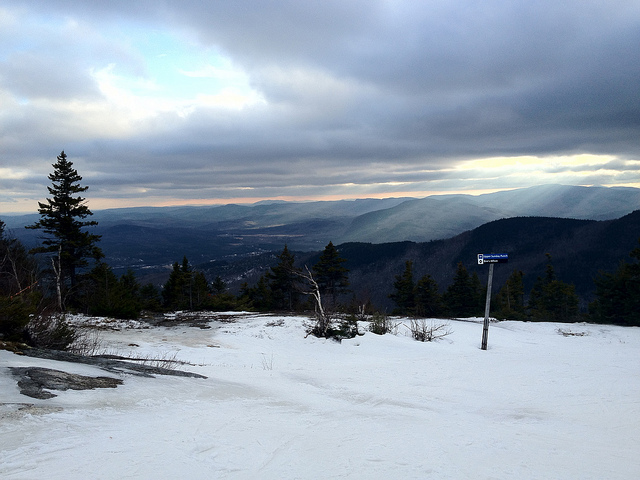
%> input picture TestImage.jpg, 640 x 480 px
$ octave grayscaleHistogram.m   (GNU Octave 9; MATLAB toolbox functions it lacks are replaced by stand-ins)
%> lines starting %> are read from the running program, lines starting %| are printed output that depends on the picture
%Histogram Equalization
img = imread("TestImage.jpg");
%> img is the input picture: size 480x640x3 uint8; mean R, G, B 138.2, 150.8, 165
gray_img = rgb2gray(img);
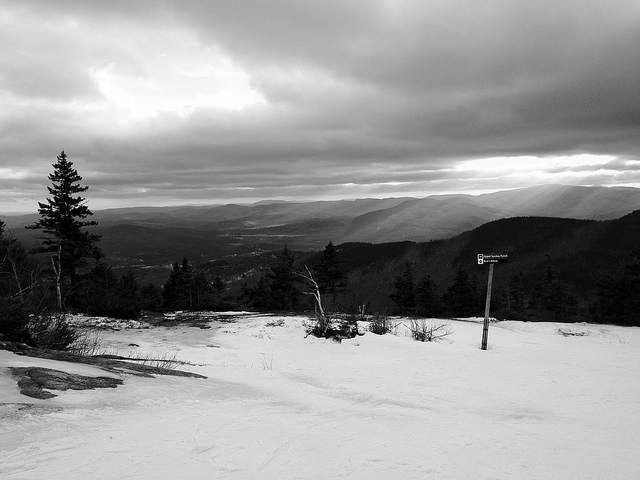
%> gray_img: size 480x640 uint8; min 0, max 255, mean 148.6
eq_img = histeq(gray_img);
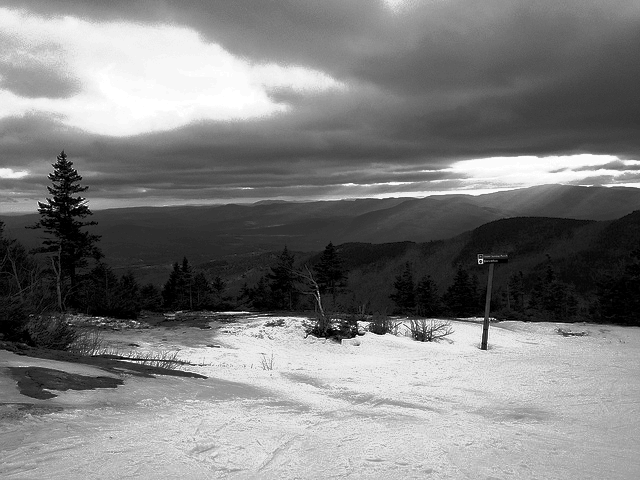
%> eq_img: size 480x640 uint8; min 0, max 255, mean 126.5
imshow(eq_img);
title("Histogram Equalized Image");
